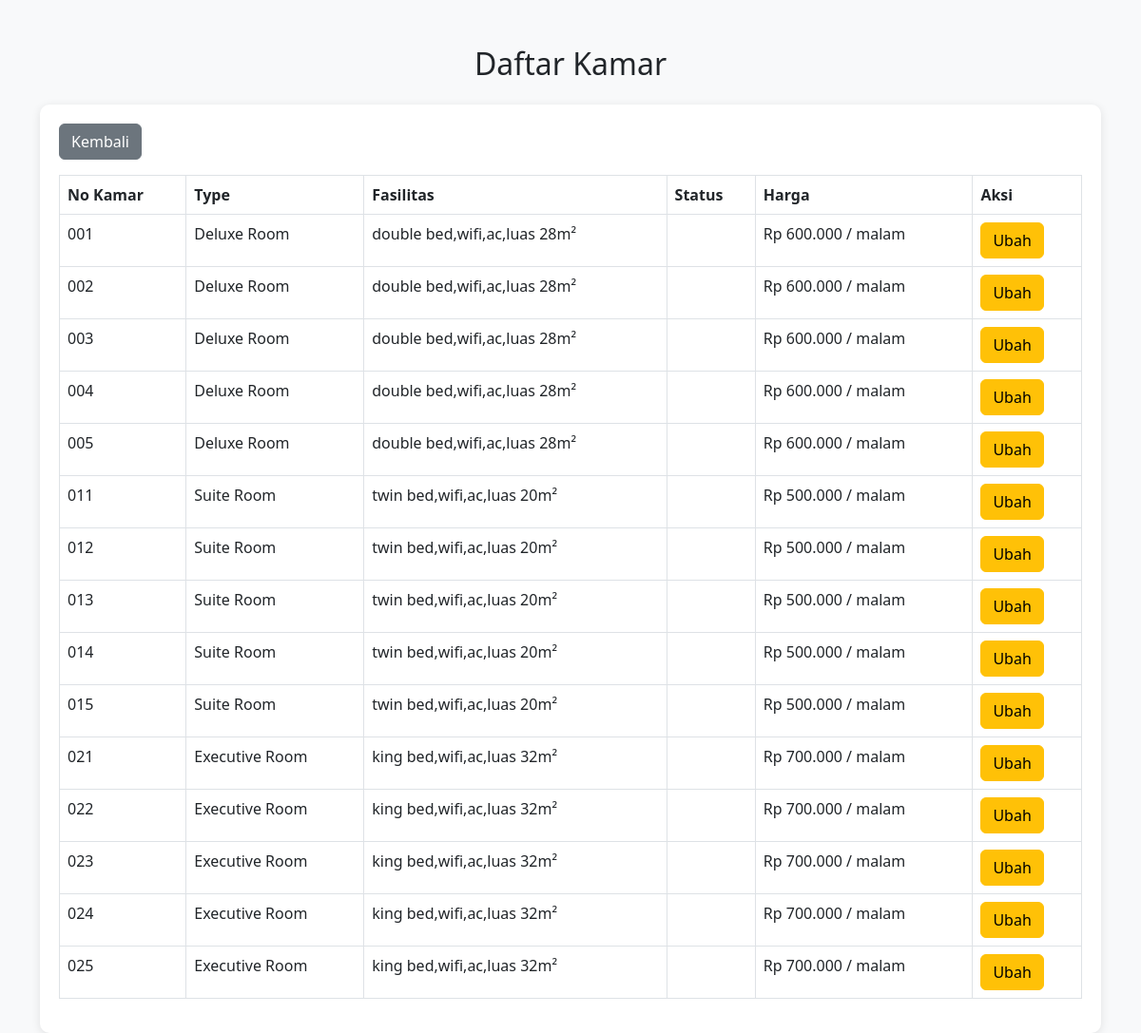
Page /admin/kamar.php on the earlier database version.
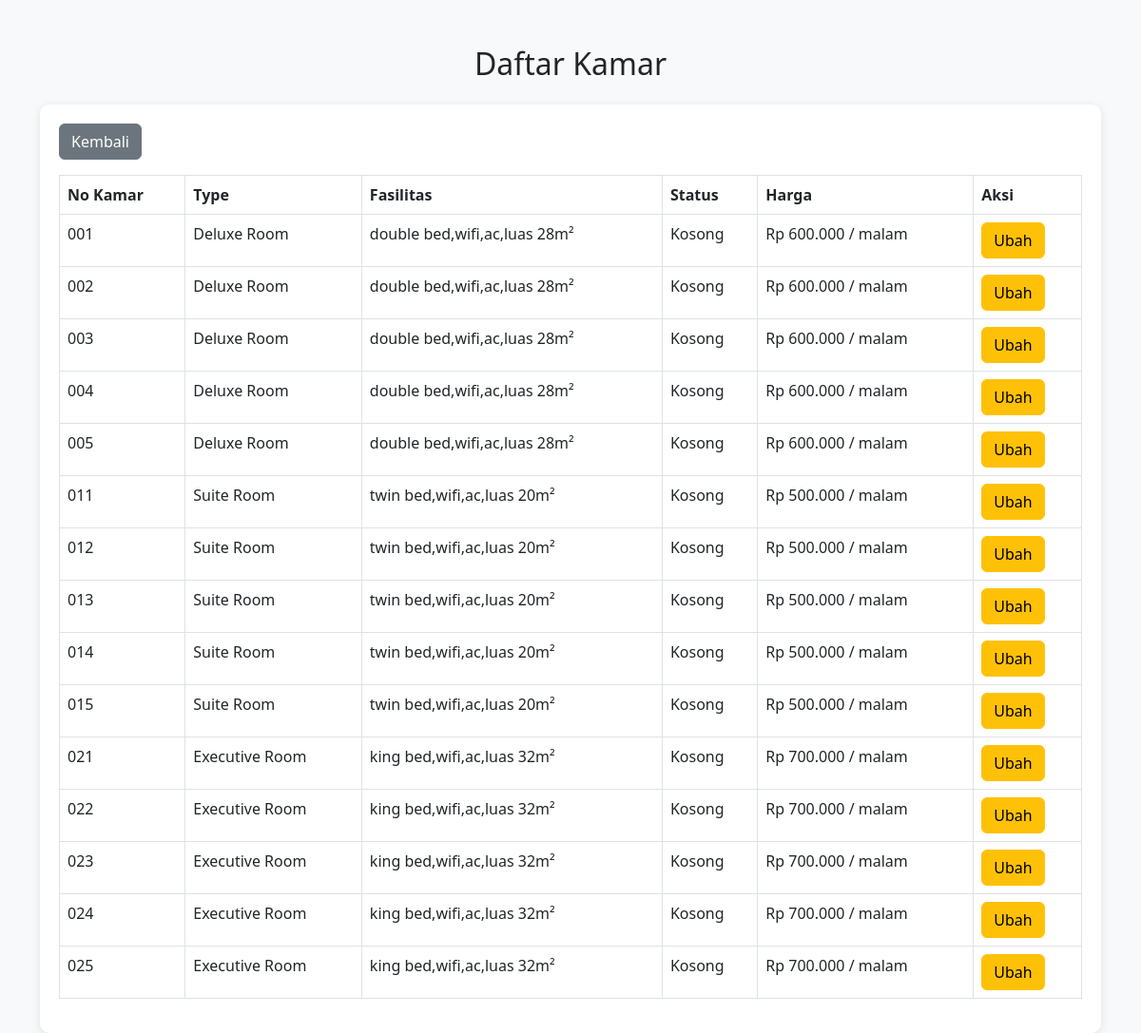
Same page on the later database version.
### tables this page shows
CREATE TABLE `kmr` (
  `idkmr` int(12) NOT NULL,
  `nokmr` varchar(5) NOT NULL,
  `tipe` varchar(255) NOT NULL,
  `harga` bigint(20) NOT NULL,
  `kap` varchar(255) NOT NULL,
  `status` varchar(20) NOT NULL,
  `fasilitas` varchar(255) NOT NULL
);

### admin/kamar.php (the view, shortened to what this page needs)
<?php
include '../koneksi.php';
$sql = "SELECT * FROM kmr";
$result = $conn->query($sql);
?>
<!DOCTYPE html>
<html lang="en">
<head>
  <link href="https://cdn.jsdelivr.net/npm/bootstrap@5.3.0-alpha1/dist/css/bootstrap.min.css" rel="stylesheet">
</head>
<body>
  <div class="container mt-5">
    <h2 class="text-center mb-4">Daftar Kamar</h2>
    <div class="table-container">
      <a href="dashboard.php" class="btn btn-secondary mb-3">Kembali</a>
      <table class="table table-bordered table-hover">
        <thead>
          <tr>
            <th>No Kamar</th>
            <th>Type</th>
            <th>Fasilitas</th>
            <th>Status</th>
            <th>Harga</th>
            <th>Aksi</th>
          </tr>
        </thead>
        <tbody>
          <?php if ($result->num_rows > 0): ?>
            <?php while ($row = $result->fetch_assoc()): ?>
              <tr>
                <td><?php echo $row['nokmr']; ?></td>
                <td><?php echo $row['tipe']; ?></td>
                <td><?php echo $row['fasilitas']; ?></td>
                <td><?php echo $row['status']; ?></td>
                <td>Rp <?php echo number_format($row['harga'], 0, ',', '.'); ?> / malam</td>
                <td>
                  <button class="btn btn-warning" data-bs-toggle="modal"
                    data-bs-target="#editModal<?php echo $row['nokmr']; ?>">
                    Ubah
                  </button>
                </td>
              </tr>
            <?php endwhile; ?>
          <?php else: ?>
            <tr>
              <td colspan="6" class="text-center">Tidak ada data</td>
            </tr>
          <?php endif; ?>
        </tbody>
      </table>
    </div>
  </div>
</body>
</html>

### admin/kamar.php (style rules this page uses)
body { background-color: #f8f9fa; }
.table-container { background: white; border-radius: 10px; padding: 20px; box-shadow: 0 2px 10px rgba(0, 0, 0, 0.1); }

Differences in the rows shown:
changed kmr (number 1 of 15 on the later page): status (not shown) → "Kosong"
changed kmr (number 2 of 15 on the later page): status (not shown) → "Kosong"
changed kmr (number 3 of 15 on the later page): status (not shown) → "Kosong"
changed kmr (number 4 of 15 on the later page): status (not shown) → "Kosong"
changed kmr (number 5 of 15 on the later page): status (not shown) → "Kosong"
changed kmr (number 6 of 15 on the later page): status (not shown) → "Kosong"
changed kmr (number 7 of 15 on the later page): status (not shown) → "Kosong"
changed kmr (number 8 of 15 on the later page): status (not shown) → "Kosong"
changed kmr (number 9 of 15 on the later page): status (not shown) → "Kosong"
changed kmr (number 10 of 15 on the later page): status (not shown) → "Kosong"
changed kmr (number 11 of 15 on the later page): status (not shown) → "Kosong"
changed kmr (number 12 of 15 on the later page): status (not shown) → "Kosong"
changed kmr (number 13 of 15 on the later page): status (not shown) → "Kosong"
changed kmr (number 14 of 15 on the later page): status (not shown) → "Kosong"
changed kmr (number 15 of 15 on the later page): status (not shown) → "Kosong"
